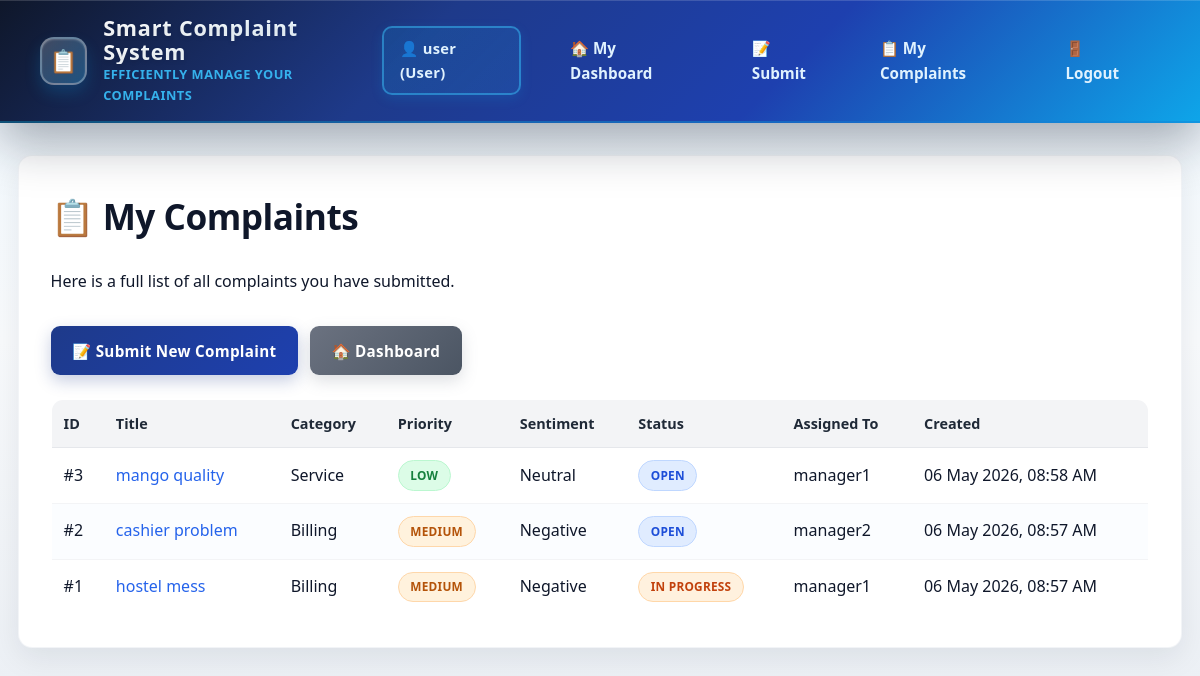
Before: /user/complaints (signed in) with the older database file.
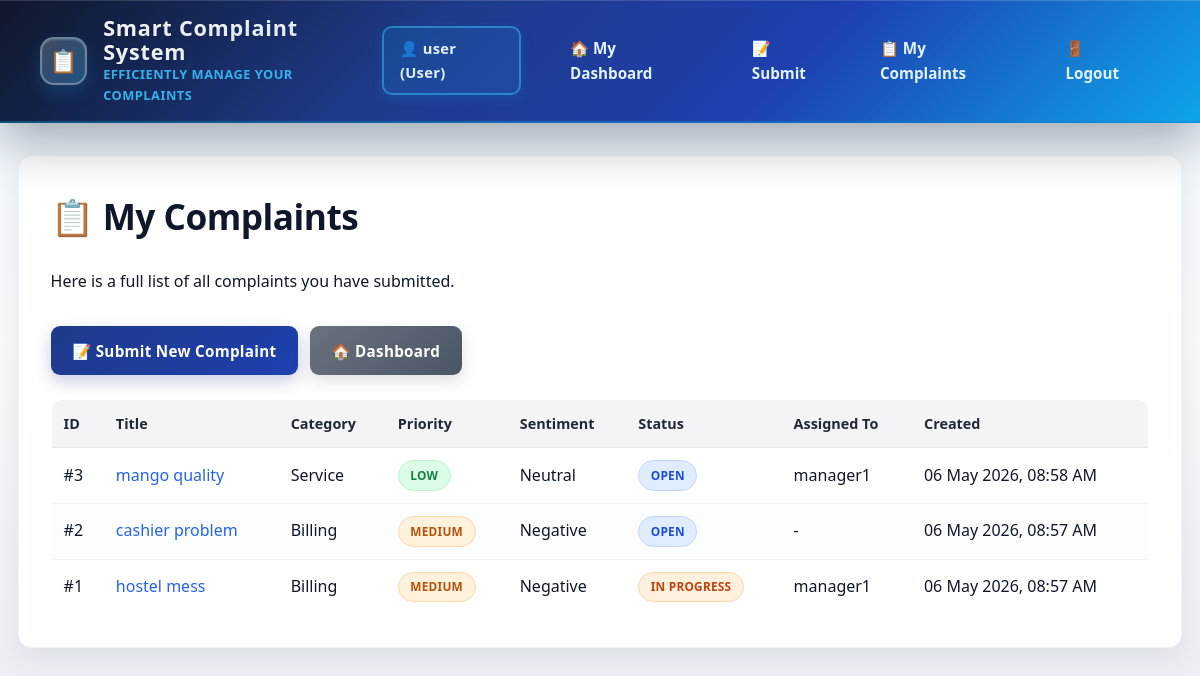
After: the same page with the newer database file.
### models.py (models this page shows, shortened)
class Complaint(db.Model):
    __tablename__ = 'complaints'
    id = db.Column(db.Integer, primary_key=True)
    user_id = db.Column(db.Integer, db.ForeignKey('users.id'), nullable=False)
    title = db.Column(db.String(200), nullable=False)
    description = db.Column(db.Text, nullable=False)
    category = db.Column(db.String(50), default='General')
    priority = db.Column(db.String(20), default='medium')
    sentiment = db.Column(db.String(20), default='neutral')
    status = db.Column(db.String(20), default='open')
    ai_response = db.Column(db.Text, default='')
    internal_notes = db.Column(db.Text, nullable=True)
    assigned_to = db.Column(db.Integer, db.ForeignKey('users.id'), nullable=True)
    created_at = db.Column(db.DateTime, default=datetime.utcnow)
    resolved_at = db.Column(db.DateTime, nullable=True)
    rating = db.Column(db.Integer, nullable=True)
    responses = db.relationship('Response', backref='complaint', lazy=True, cascade='all, delete-orphan')

class User(UserMixin, db.Model):
    __tablename__ = 'users'
    id = db.Column(db.Integer, primary_key=True)
    username = db.Column(db.String(80), unique=True, nullable=False)
    email = db.Column(db.String(120), unique=True, nullable=False)
    password_hash = db.Column(db.String(255), nullable=False)
    role = db.Column(db.String(20), default='user', nullable=False)
    is_active = db.Column(db.Boolean, default=True, nullable=False)
    created_at = db.Column(db.DateTime, default=datetime.utcnow)
    complaints_submitted = db.relationship(
        'Complaint',
        foreign_keys='Complaint.user_id',
        backref='author',
        lazy=True,
        cascade='all, delete-orphan'
    )
    responses_written = db.relationship(
        'Response',
        foreign_keys='Response.author_id',
        backref='response_author',
        lazy=True,
        cascade='all, delete-orphan'
    )
    assigned_complaints = db.relationship(
        'Complaint',
        foreign_keys='Complaint.assigned_to',
        backref='manager',
        lazy=True
    )

### app.py (the view)
@app.route('/user/complaints')
@login_required
def my_complaints():
    if current_user.role != 'user':
        flash('❌ Unauthorized!', 'error')
        return redirect(url_for('index'))
    complaints = Complaint.query.filter_by(user_id=current_user.id).order_by(
        Complaint.created_at.desc()
    ).all()
    return render_template('user/my_complaints.html', complaints=complaints)

### app.py (called while the page is built)
@login_manager.user_loader
def load_user(user_id):
    return User.query.get(int(user_id))

### templates/user/my_complaints.html (shortened to what this page needs)
{% extends "base.html" %}
{% block content %}
<div class="content">
  <h1>📋 My Complaints</h1>
  <p class="mb-4">Here is a full list of all complaints you have submitted.</p>
  <div style="display: flex; gap: 0.75rem; margin-bottom: 1.5rem;">
    <a href="{{ url_for('submit_complaint') }}" class="btn btn-primary">📝 Submit New Complaint</a>
    <a href="{{ url_for('user_dashboard') }}" class="btn btn-secondary">🏠 Dashboard</a>
  </div>
  {% if complaints %}
  <div style="overflow-x: auto;">
    <table style="width: 100%; border-collapse: collapse;">
      <thead>
        <tr style="background: #f3f4f6;">
          <th style="text-align: left; padding: 0.75rem; border-bottom: 1px solid #e5e7eb;">ID</th>
          <th style="text-align: left; padding: 0.75rem; border-bottom: 1px solid #e5e7eb;">Title</th>
          <th style="text-align: left; padding: 0.75rem; border-bottom: 1px solid #e5e7eb;">Category</th>
          <th style="text-align: left; padding: 0.75rem; border-bottom: 1px solid #e5e7eb;">Priority</th>
          <th style="text-align: left; padding: 0.75rem; border-bottom: 1px solid #e5e7eb;">Sentiment</th>
          <th style="text-align: left; padding: 0.75rem; border-bottom: 1px solid #e5e7eb;">Status</th>
          <th style="text-align: left; padding: 0.75rem; border-bottom: 1px solid #e5e7eb;">Assigned To</th>
          <th style="text-align: left; padding: 0.75rem; border-bottom: 1px solid #e5e7eb;">Created</th>
        </tr>
      </thead>
      <tbody>
        {% for complaint in complaints %}
        <tr style="cursor: pointer;" onclick="window.location.href='{{ url_for('view_complaint', complaint_id=complaint.id) }}';">
          <td style="padding: 0.75rem; border-bottom: 1px solid #f3f4f6;">#{{ complaint.id }}</td>
          <td style="padding: 0.75rem; border-bottom: 1px solid #f3f4f6;">
            <a href="{{ url_for('view_complaint', complaint_id=complaint.id) }}" style="color: #2563eb; text-decoration: none;">
              {{ complaint.title }}
            </a>
          </td>
          <td style="padding: 0.75rem; border-bottom: 1px solid #f3f4f6;">{{ complaint.category }}</td>
          <td style="padding: 0.75rem; border-bottom: 1px solid #f3f4f6;">
            <span class="priority-badge priority-{{ complaint.priority }}">{{ complaint.priority.replace('_', ' ').title() }}</span>
          </td>
          <td style="padding: 0.75rem; border-bottom: 1px solid #f3f4f6;">{{ complaint.sentiment.title() }}</td>
          <td style="padding: 0.75rem; border-bottom: 1px solid #f3f4f6;">
            <span class="status-badge status-{{ complaint.status }}">{{ complaint.status.replace('_', ' ').title() }}</span>
          </td>
          <td style="padding: 0.75rem; border-bottom: 1px solid #f3f4f6;">
            {% if complaint.manager %}
              {{ complaint.manager.username }}
            {% else %}
              -
            {% endif %}
          </td>
          <td style="padding: 0.75rem; border-bottom: 1px solid #f3f4f6;">{{ complaint.created_at.strftime('%d %b %Y, %I:%M %p') }}</td>
        </tr>
        {% endfor %}
      </tbody>
    </table>
  </div>
  {% else %}
  <div class="info-box">
    No complaints found. Submit your first complaint using the button above.
  </div>
  {% endif %}
</div>
{% endblock %}

Changed rows visible on the page:
changed Complaint "cashier problem": manager.username "manager2" → (not shown); now shows "-"
